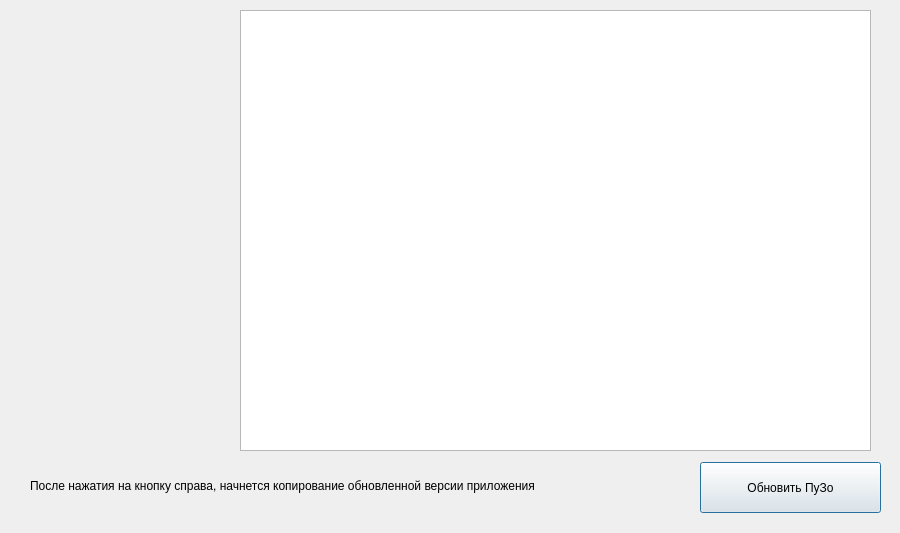
<?xml version="1.0" encoding="UTF-8"?>
<ui version="4.0">
 <class>newversiondialog</class>
 <widget class="QDialog" name="newversiondialog">
  <property name="windowModality">
   <enum>Qt::ApplicationModal</enum>
  </property>
  <property name="geometry">
   <rect>
    <x>0</x>
    <y>0</y>
    <width>900</width>
    <height>533</height>
   </rect>
  </property>
  <property name="minimumSize">
   <size>
    <width>900</width>
    <height>533</height>
   </size>
  </property>
  <property name="maximumSize">
   <size>
    <width>900</width>
    <height>533</height>
   </size>
  </property>
  <property name="focusPolicy">
   <enum>Qt::StrongFocus</enum>
  </property>
  <property name="contextMenuPolicy">
   <enum>Qt::NoContextMenu</enum>
  </property>
  <property name="windowTitle">
   <string>Пора обновиться</string>
  </property>
  <widget class="QPushButton" name="letmedown">
   <property name="geometry">
    <rect>
     <x>700</x>
     <y>462</y>
     <width>181</width>
     <height>51</height>
    </rect>
   </property>
   <property name="maximumSize">
    <size>
     <width>900</width>
     <height>533</height>
    </size>
   </property>
   <property name="text">
    <string>Обновить ПуЗо</string>
   </property>
  </widget>
  <widget class="QLabel" name="label">
   <property name="geometry">
    <rect>
     <x>30</x>
     <y>465</y>
     <width>631</width>
     <height>41</height>
    </rect>
   </property>
   <property name="text">
    <string>После нажатия на кнопку справа, начнется копирование обновленной версии приложения</string>
   </property>
  </widget>
  <widget class="QLabel" name="label_2">
   <property name="geometry">
    <rect>
     <x>10</x>
     <y>220</y>
     <width>241</width>
     <height>241</height>
    </rect>
   </property>
   <property name="text">
    <string/>
   </property>
   <property name="pixmap">
    <pixmap>Y:/WorkDocs/Discharge/Pultinfo/images/MarioNovation.png</pixmap>
   </property>
   <property name="scaledContents">
    <bool>true</bool>
   </property>
  </widget>
  <widget class="QTextBrowser" name="novation">
   <property name="geometry">
    <rect>
     <x>240</x>
     <y>10</y>
     <width>631</width>
     <height>441</height>
    </rect>
   </property>
  </widget>
 </widget>
 <resources/>
 <connections/>
</ui>
